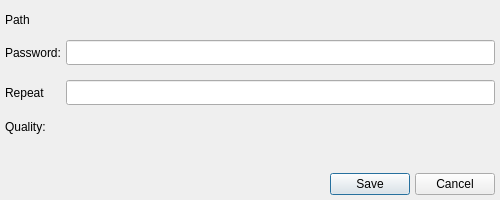
<?xml version="1.0" encoding="UTF-8"?>
<ui version="4.0">
 <class>DbCreator</class>
 <widget class="QDialog" name="DbCreator">
  <property name="geometry">
   <rect>
    <x>0</x>
    <y>0</y>
    <width>500</width>
    <height>200</height>
   </rect>
  </property>
  <property name="sizePolicy">
   <sizepolicy hsizetype="Fixed" vsizetype="Fixed">
    <horstretch>0</horstretch>
    <verstretch>0</verstretch>
   </sizepolicy>
  </property>
  <property name="minimumSize">
   <size>
    <width>500</width>
    <height>200</height>
   </size>
  </property>
  <property name="maximumSize">
   <size>
    <width>500</width>
    <height>200</height>
   </size>
  </property>
  <property name="windowTitle">
   <string>Dialog</string>
  </property>
  <layout class="QGridLayout" name="gridLayout" rowstretch="0,0,0,0">
   <property name="sizeConstraint">
    <enum>QLayout::SizeConstraint::SetMinimumSize</enum>
   </property>
   <property name="leftMargin">
    <number>5</number>
   </property>
   <property name="topMargin">
    <number>5</number>
   </property>
   <property name="rightMargin">
    <number>5</number>
   </property>
   <property name="bottomMargin">
    <number>5</number>
   </property>
   <property name="spacing">
    <number>5</number>
   </property>
   <item row="3" column="0">
    <layout class="QHBoxLayout" name="horizontalLayout_3">
     <property name="sizeConstraint">
      <enum>QLayout::SizeConstraint::SetFixedSize</enum>
     </property>
     <item>
      <spacer name="horizontalSpacer">
       <property name="orientation">
        <enum>Qt::Orientation::Horizontal</enum>
       </property>
       <property name="sizeHint" stdset="0">
        <size>
         <width>40</width>
         <height>20</height>
        </size>
       </property>
      </spacer>
     </item>
     <item>
      <widget class="QPushButton" name="button_save">
       <property name="text">
        <string>Save</string>
       </property>
      </widget>
     </item>
     <item>
      <widget class="QPushButton" name="button_cancel">
       <property name="text">
        <string>Cancel</string>
       </property>
      </widget>
     </item>
    </layout>
   </item>
   <item row="0" column="0">
    <layout class="QVBoxLayout" name="verticalLayout" stretch="0">
     <property name="sizeConstraint">
      <enum>QLayout::SizeConstraint::SetFixedSize</enum>
     </property>
     <item>
      <widget class="QLabel" name="label_path">
       <property name="minimumSize">
        <size>
         <width>0</width>
         <height>30</height>
        </size>
       </property>
       <property name="maximumSize">
        <size>
         <width>16777215</width>
         <height>38</height>
        </size>
       </property>
       <property name="text">
        <string>Path</string>
       </property>
      </widget>
     </item>
    </layout>
   </item>
   <item row="1" column="0">
    <layout class="QGridLayout" name="gridLayout_2" rowstretch="0,0,0,0" columnstretch="0,0,0">
     <property name="sizeConstraint">
      <enum>QLayout::SizeConstraint::SetMaximumSize</enum>
     </property>
     <property name="topMargin">
      <number>0</number>
     </property>
     <property name="verticalSpacing">
      <number>15</number>
     </property>
     <item row="2" column="2">
      <widget class="QLineEdit" name="line_repeat">
       <property name="minimumSize">
        <size>
         <width>0</width>
         <height>25</height>
        </size>
       </property>
      </widget>
     </item>
     <item row="3" column="2">
      <widget class="QLabel" name="label_passwordQuality">
       <property name="maximumSize">
        <size>
         <width>16777215</width>
         <height>30</height>
        </size>
       </property>
       <property name="text">
        <string/>
       </property>
      </widget>
     </item>
     <item row="2" column="0">
      <widget class="QLabel" name="label_repeat">
       <property name="text">
        <string>Repeat</string>
       </property>
      </widget>
     </item>
     <item row="1" column="0">
      <widget class="QLabel" name="label_password">
       <property name="text">
        <string>Password:</string>
       </property>
      </widget>
     </item>
     <item row="3" column="0">
      <widget class="QLabel" name="label_4">
       <property name="text">
        <string>Quality:</string>
       </property>
      </widget>
     </item>
     <item row="1" column="2">
      <widget class="QLineEdit" name="line_password">
       <property name="minimumSize">
        <size>
         <width>0</width>
         <height>25</height>
        </size>
       </property>
      </widget>
     </item>
    </layout>
   </item>
   <item row="2" column="0">
    <spacer name="verticalSpacer">
     <property name="orientation">
      <enum>Qt::Orientation::Vertical</enum>
     </property>
     <property name="sizeType">
      <enum>QSizePolicy::Policy::Expanding</enum>
     </property>
     <property name="sizeHint" stdset="0">
      <size>
       <width>20</width>
       <height>20</height>
      </size>
     </property>
    </spacer>
   </item>
  </layout>
 </widget>
 <resources/>
 <connections/>
</ui>
